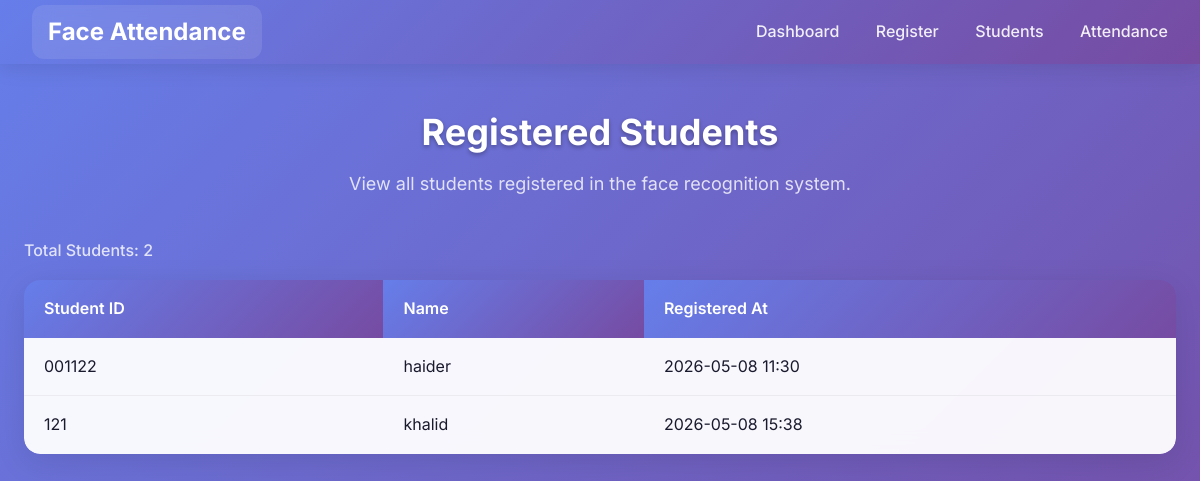
/students, run on the app's committed database.
### database.py (models this page shows)
class Student(db.Model):
    id            = db.Column(db.Integer, primary_key=True)
    student_id    = db.Column(db.String(50), unique=True, nullable=False)
    name          = db.Column(db.String(100), nullable=False)
    registered_at = db.Column(db.DateTime, default=datetime.utcnow)

### app.py (the view)
@app.route('/students')
def students():
    return render_template('students.html',
                           students=Student.query.order_by(Student.name).all())

### templates/students.html (shortened to what this page needs)
{% extends "base.html" %}
{% block content %}
<div class="page-header">
    <h1>Registered Students</h1>
    <p class="subtitle">View all students registered in the face recognition system.</p>
</div>
<div class="record-count">Total Students: {{ students|length }}</div>
<div class="table-wrap">
    <table>
        <thead>
            <tr>
                <th>Student ID</th>
                <th>Name</th>
                <th>Registered At</th>
            </tr>
        </thead>
        <tbody>
            {% for s in students %}
            <tr>
                <td>{{ s.student_id }}</td>
                <td>{{ s.name }}</td>
                <td>{{ s.registered_at.strftime('%Y-%m-%d %H:%M') }}</td>
            </tr>
            {% endfor %}
        </tbody>
    </table>
</div>
{% endblock %}

### static/style.css (style rules this page uses)
*, *::before, *::after { box-sizing: border-box; margin: 0; padding: 0; }
body { font-family: 'Inter', 'Segoe UI', Arial, sans-serif; background: linear-gradient(135deg, #667eea 0%, #764ba2 100%); color: #1a1a2e; min-height: 100vh; line-height: 1.6; }
.page-header { margin-bottom: 40px; text-align: center; }
.page-header h1 { font-size: 36px; font-weight: 700; color: #fff; margin-bottom: 8px; text-shadow: 0 2px 4px rgba(0,0,0,0.3); }
.subtitle { font-size: 18px; color: rgba(255,255,255,0.8); margin-top: 8px; line-height: 1.6; max-width: 600px; margin-left: auto; margin-right: auto; }
.record-count { font-size: 16px; color: rgba(255,255,255,0.8); margin-bottom: 16px; font-weight: 500; }
.table-wrap { overflow-x: auto; border-radius: 16px; border: none; box-shadow: 0 8px 32px rgba(0,0,0,0.1); }
table { width: 100%; border-collapse: collapse; background: rgba(255,255,255,0.95); backdrop-filter: blur(10px); }
th { background: linear-gradient(135deg, #667eea 0%, #764ba2 100%); color: #fff; padding: 16px 20px; text-align: left; font-size: 16px; font-weight: 600; }
td { padding: 16px 20px; font-size: 16px; border-bottom: 1px solid rgba(0,0,0,0.05); transition: background 0.3s ease; }
tr:last-child td { border-bottom: none; }

### data on the page
Student: student_id "001122", name "haider", registered_at "2026-05-08 11:30"
Student: student_id "121", name "khalid", registered_at "2026-05-08 15:38"

### other printed values
{{ students|length }} "2"
